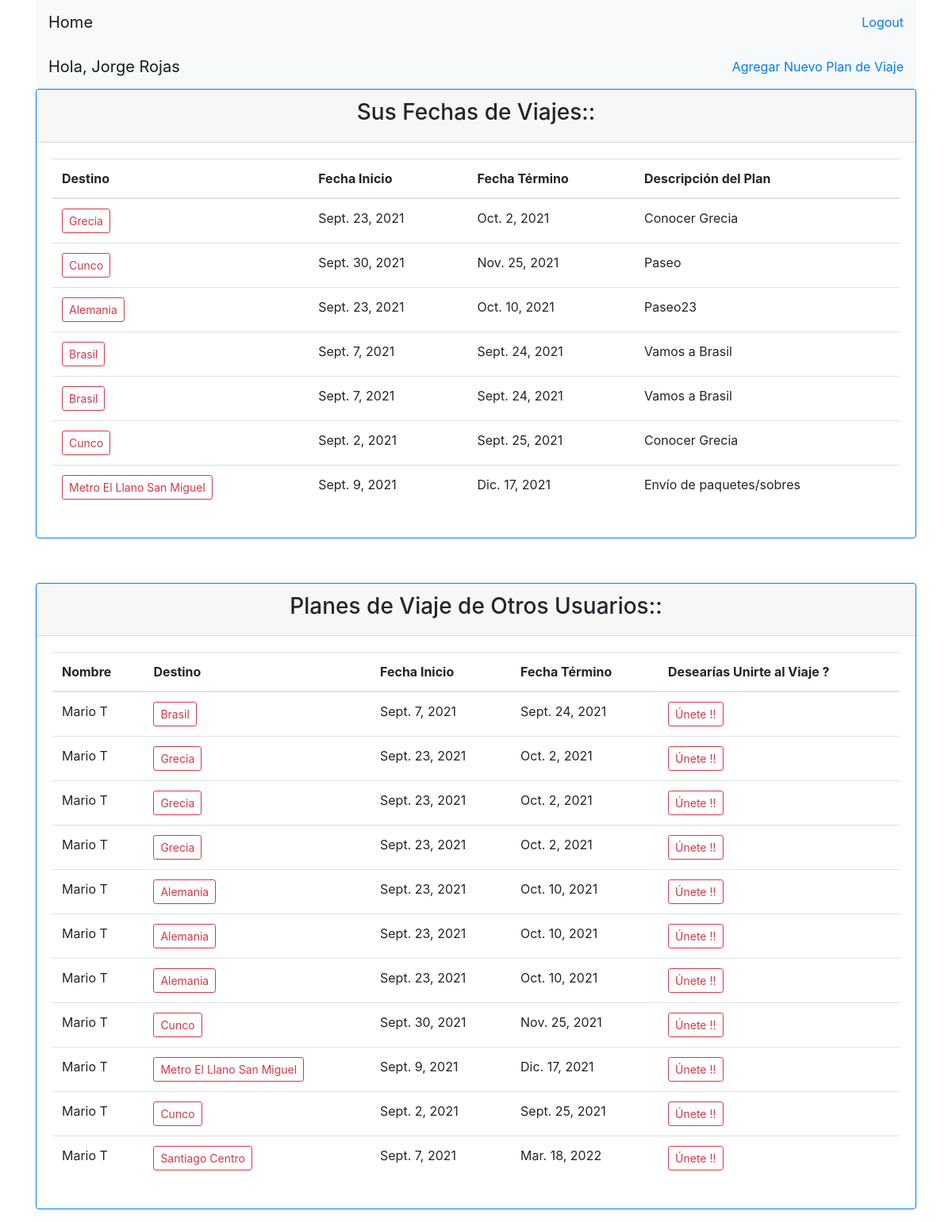
Page /travels (signed in) on the committed database.
### login/models.py (models this page shows)
class User(models.Model):
    id = models.AutoField(primary_key=True)
    nombre = models.CharField(max_length=40)
    email = models.CharField(max_length=40)
    password = models.CharField(max_length=255)
    rol = models.PositiveIntegerField(default=1)
    created_at = models.DateTimeField(auto_now_add=True)
    updated_at = models.DateTimeField(auto_now=True)
    objects = UserManager()

### travels/models.py (models this page shows)
class Travel(models.Model):
    id = models.AutoField(primary_key=True)
    destino = models.CharField(max_length=40)
    descripcion = models.CharField(max_length=40)
    fechaDesde = models.DateField()
    fechaHasta = models.DateField()
    estado = models.IntegerField()
    usuario=models.ForeignKey(login_models.User, related_name="usuario", on_delete=models.DO_NOTHING)
    created_at = models.DateTimeField(auto_now_add=True)
    updated_at = models.DateTimeField(auto_now=True)
    objects = TravelManager()

### travels/views.py (the view)
# urls.py: path('', include('travels.urls')),
def travels(request):
    reg_user = User.objects.get(id=request.session['user_id'])
    MisTravels = Travel.objects.filter(usuario = reg_user)
    OtrosTravels = Travel.objects.raw(
        "SELECT a.id, a.destino, a.descripcion, a.fechaDesde, a.fechaHasta, b.nombre FROM travels_travel a JOIN login_user b ON a.usuario_id = b.id and b.id not in (" + str(request.session['user_id']) + ") order BY b.id"
        )
    context = {
        "active_user": reg_user,
        "MisTravels": MisTravels,
        "OtrosTravels": OtrosTravels,
    }
    return render(request,'index.html', context)

### travels/templates/index.html (shortened to what this page needs)
<!DOCTYPE html>
<html lang="en">
<head>
    {% load static %}
    <link rel="stylesheet" href="https://cdn.jsdelivr.net/npm/bootstrap@4.6.0/dist/css/bootstrap.min.css">
</head>
<body>
    <div class="container">
        {% include "navbar.html" %}
        <nav class="navbar navbar-light bg-light">
            <a class="navbar-brand">Hola, {{request.session.user_name}}</a>
            <form class="form-inline">
                <a href="travels/add">Agregar Nuevo Plan de Viaje</a>
            </form>
        </nav>
        <div class="card border-primary mb-3" style="max-width: 180rem;">
            <div class="card-header" align="center">
                <h3>Sus Fechas de Viajes::</h3>
            </div>
            <div class="card-body" align="center">
                <table class="table" id="data">
                    <thead>
                        <tr>
                        <th scope="col">Destino</th>
                        <th scope="col">Fecha Inicio</th>
                        <th scope="col">Fecha Término</th>
                        <th scope="col">Descripción del Plan</th>
                        </tr>
                    </thead>
                    <tbody>
                        {% for mitravel in MisTravels %}
                        <tr>
                        <td>
                            <form class="form-inline" action="travels/destination" method="POST">
                                <button type="submit" class="btn btn-sm btn-outline-danger">{{mitravel.destino}}</button>
                            </form>
                        </td>
                        <td>{{mitravel.fechaDesde}}</td>
                        <td>{{mitravel.fechaHasta}}</td>
                        <td>{{mitravel.descripcion}}</td>
                        </tr>
                        {% endfor %}
                    </tbody>
                </table>
            </div>
        </div>
        <div class="card-body">
        </div>
        <div class="card border-primary mb-3" style="max-width: 180rem;">
            <div class="card-header" align="center">
                <h3>Planes de Viaje de Otros Usuarios::</h3>
            </div>
            <div class="card-body" align="center">
                <table class="table" id="data">
                    <thead>
                        <tr>
                        <th scope="col">Nombre</th>
                        <th scope="col">Destino</th>
                        <th scope="col">Fecha Inicio</th>
                        <th scope="col">Fecha Término</th>
                        <th scope="col">Desearías Unirte al Viaje ?</th>
                        </tr>
                    </thead>
                    <tbody>
                        {% for otrotravel in OtrosTravels %}
                        <tr>
                        <td>{{otrotravel.nombre}}</td>
                        <td>
                            <form class="form-inline" action="travels/destination" method="POST">
                                <button type="submit" class="btn btn-sm btn-outline-danger">{{otrotravel.destino}}</button>
                            </form>
                        </td>
                        <td>{{otrotravel.fechaDesde}}</td>
                        <td>{{otrotravel.fechaHasta}}</td>
                        <td>
                            <form class="form-inline" action="updatetravel" method="POST">
                                <button type="submit" class="btn btn-sm btn-outline-danger">Únete !!</button>
                            </form>
                        </td>
                        </tr>
                        {% endfor %}
                    </tbody>
                </table>
            </div>
        </div>
    </div>
</body>
</html>

### rows in the picture
User: session.user_name "Jorge Rojas"
Travel: destino "Grecia", fechaDesde "Sept. 23, 2021", fechaHasta "Oct. 2, 2021", descripcion "Conocer Grecia"
Travel: destino "Cunco", fechaDesde "Sept. 30, 2021", fechaHasta "Nov. 25, 2021", descripcion "Paseo"
Travel: destino "Alemania", fechaDesde "Sept. 23, 2021", fechaHasta "Oct. 10, 2021", descripcion "Paseo23"
Travel: destino "Brasil", fechaDesde "Sept. 7, 2021", fechaHasta "Sept. 24, 2021", descripcion "Vamos a Brasil"
Travel: destino "Brasil", fechaDesde "Sept. 7, 2021", fechaHasta "Sept. 24, 2021", descripcion "Vamos a Brasil"
Travel: destino "Cunco", fechaDesde "Sept. 2, 2021", fechaHasta "Sept. 25, 2021", descripcion "Conocer Grecia"
Travel: destino "Metro El Llano San Miguel", fechaDesde "Sept. 9, 2021", fechaHasta "Dic. 17, 2021", descripcion "Envío de paquetes/sobres"
Travel: nombre "Mario T", destino "Brasil", fechaDesde "Sept. 7, 2021", fechaHasta "Sept. 24, 2021"
Travel: nombre "Mario T", destino "Grecia", fechaDesde "Sept. 23, 2021", fechaHasta "Oct. 2, 2021"
Travel: nombre "Mario T", destino "Grecia", fechaDesde "Sept. 23, 2021", fechaHasta "Oct. 2, 2021"
Travel: nombre "Mario T", destino "Grecia", fechaDesde "Sept. 23, 2021", fechaHasta "Oct. 2, 2021"
Travel: nombre "Mario T", destino "Alemania", fechaDesde "Sept. 23, 2021", fechaHasta "Oct. 10, 2021"
Travel: nombre "Mario T", destino "Alemania", fechaDesde "Sept. 23, 2021", fechaHasta "Oct. 10, 2021"
Travel: nombre "Mario T", destino "Alemania", fechaDesde "Sept. 23, 2021", fechaHasta "Oct. 10, 2021"
Travel: nombre "Mario T", destino "Cunco", fechaDesde "Sept. 30, 2021", fechaHasta "Nov. 25, 2021"
Travel: nombre "Mario T", destino "Metro El Llano San Miguel", fechaDesde "Sept. 9, 2021", fechaHasta "Dic. 17, 2021"
Travel: nombre "Mario T", destino "Cunco", fechaDesde "Sept. 2, 2021", fechaHasta "Sept. 25, 2021"
Travel: nombre "Mario T", destino "Santiago Centro", fechaDesde "Sept. 7, 2021", fechaHasta "Mar. 18, 2022"
